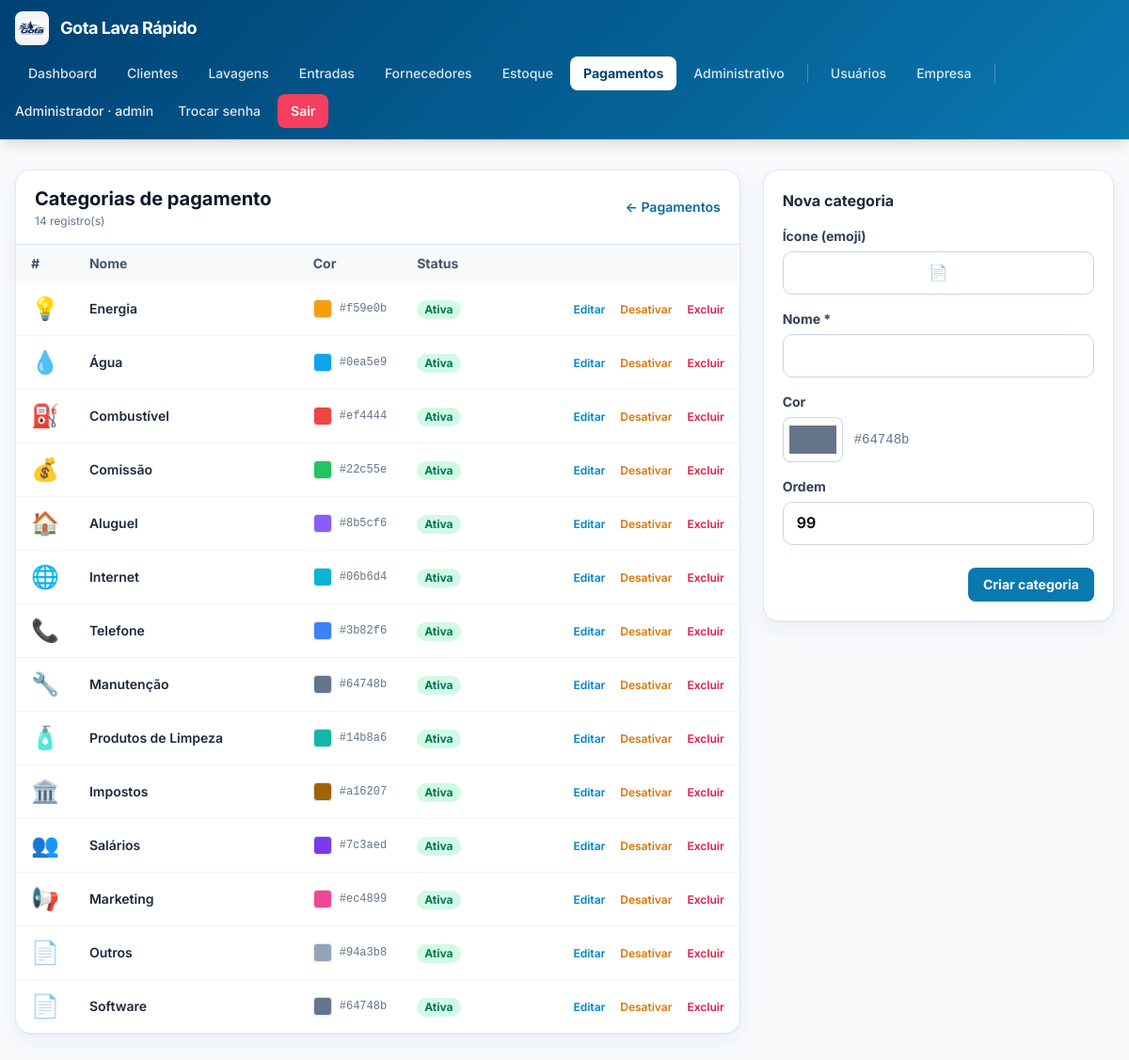
The app's page /categorias_pagamento.php (signed in), older data.
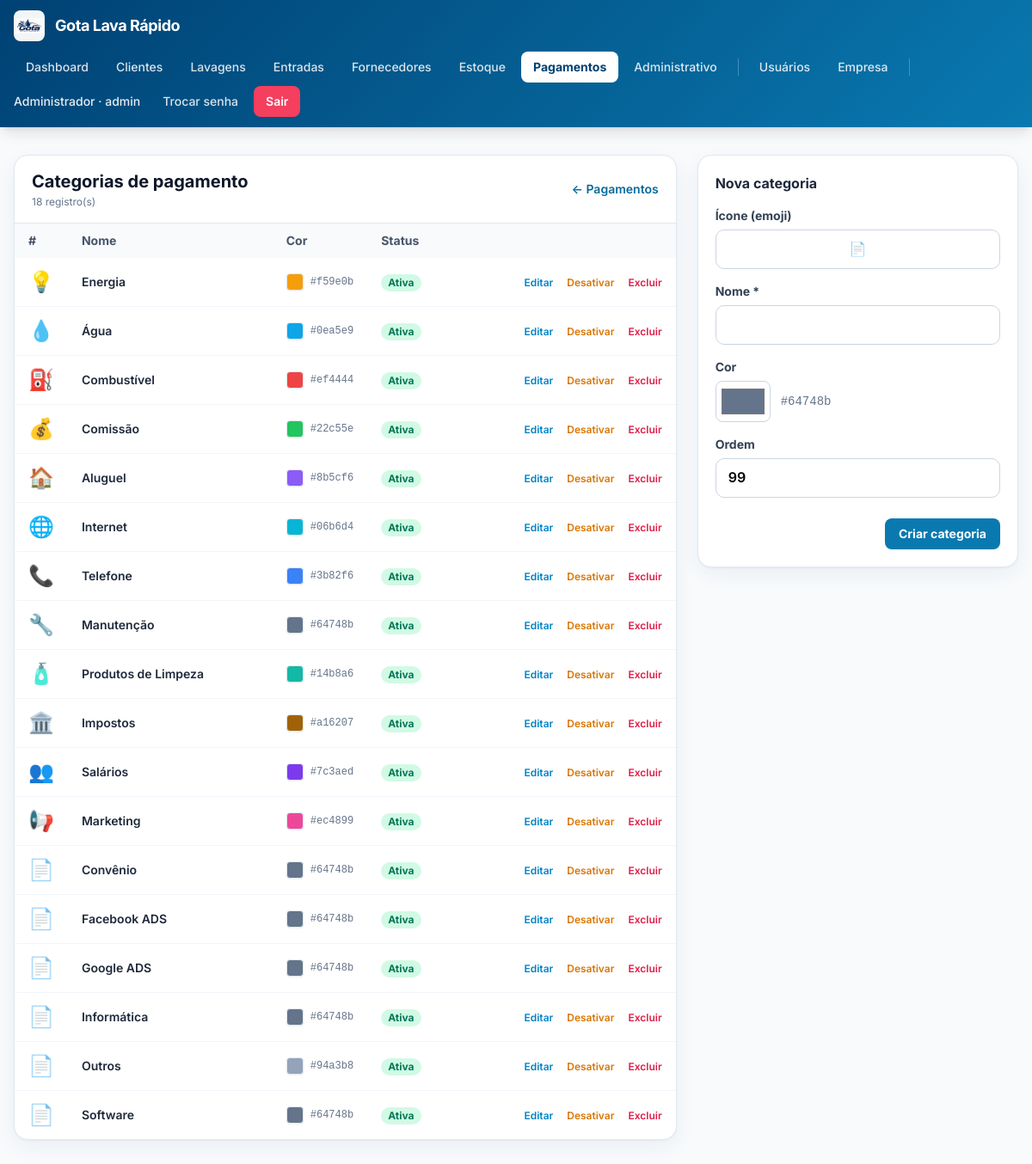
The same page, newer data.
### tables this page shows
CREATE TABLE categorias_pagamento (
            id INTEGER PRIMARY KEY AUTOINCREMENT,
            nome TEXT NOT NULL UNIQUE,
            cor TEXT NOT NULL DEFAULT '#64748b',
            icone TEXT NOT NULL DEFAULT '📄',
            ativo INTEGER NOT NULL DEFAULT 1,
            ordem INTEGER NOT NULL DEFAULT 0,
            criado_em TEXT NOT NULL DEFAULT (datetime('now','localtime'))
        );

### functions.php (called while the page is built, shortened)
<?php
function e(?string $s): string {
    return htmlspecialchars((string)$s, ENT_QUOTES, 'UTF-8');
}
function ensure_pagamentos(): void {
    static $ok = false;
    if ($ok) return;
    $ok = true;
}
function listar_categorias_pagamento(bool $somenteAtivas = false): array {
    $sql = 'SELECT * FROM categorias_pagamento';
    $sql .= ' ORDER BY ativo DESC, ordem, nome COLLATE NOCASE';
    return db()->query($sql)->fetchAll();
}

### config.php (called while the page is built, shortened)
<?php
function db(): PDO {
    static $pdo = null;
    if ($pdo === null) {
        $pdo = new PDO('sqlite:' . DB_PATH, null, null, [
            PDO::ATTR_ERRMODE            => PDO::ERRMODE_EXCEPTION,
            PDO::ATTR_DEFAULT_FETCH_MODE => PDO::FETCH_ASSOC,
        ]);
        $pdo->exec('PRAGMA foreign_keys = ON');
        $pdo->exec('PRAGMA journal_mode = WAL');
    }
    return $pdo;
}
require_once APP_ROOT . '/functions.php';

### categorias_pagamento.php (the view, shortened to what the changed rows need)
<?php
require_once __DIR__ . '/config.php';
$editando = null;
require __DIR__ . '/header.php';
$categorias = listar_categorias_pagamento();
?>
<div class="grid gap-6 lg:grid-cols-3">
  <div class="lg:col-span-2 bg-white rounded-2xl shadow-card border border-slate-200 overflow-hidden h-fit">
    <div class="px-5 py-4 border-b border-slate-200 flex items-center justify-between">
      <div>
        <h1 class="text-xl font-bold text-slate-900">Categorias de pagamento</h1>
        <p class="text-xs text-slate-500 mt-0.5"><?= count($categorias) ?> registro(s)</p>
      </div>
    </div>
    <div class="overflow-x-auto">
      <table class="min-w-full text-sm">
        <thead class="bg-slate-50 text-slate-600">
          <tr>
            <th class="text-left px-4 py-2.5 font-bold w-12">#</th>
            <th class="text-left px-4 py-2.5 font-bold">Nome</th>
            <th class="text-left px-4 py-2.5 font-bold w-24">Cor</th>
            <th class="text-left px-4 py-2.5 font-bold w-24">Status</th>
            <th class="px-4 py-2.5"></th>
          </tr>
        </thead>
        <tbody class="divide-y divide-slate-100">
        <?php foreach ($categorias as $c): ?>
          <tr class="hover:bg-slate-50 transition">
            <td class="px-4 py-3 text-2xl"><?= e($c['icone']) ?></td>
            <td class="px-4 py-3 font-semibold text-slate-800"><?= e($c['nome']) ?></td>
            <td class="px-4 py-3">
              <div class="flex items-center gap-2">
                <span class="inline-block w-5 h-5 rounded shadow-sm border border-slate-200" style="background: <?= e($c['cor']) ?>"></span>
                <span class="text-xs text-slate-500 font-mono"><?= e($c['cor']) ?></span>
              </div>
            </td>
            <td class="px-4 py-3">
              <?php if ($c['ativo']): ?>
                <span class="inline-block text-xs px-2 py-0.5 rounded-full bg-emerald-100 text-emerald-700 font-bold">Ativa</span>
              <?php else: ?>
                <span class="inline-block text-xs px-2 py-0.5 rounded-full bg-slate-200 text-slate-700 font-bold">Inativa</span>
              <?php endif; ?>
            </td>
            <td class="px-4 py-3 text-right whitespace-nowrap">
              <a href="categorias_pagamento.php?edit=<?= (int)$c['id'] ?>#form"
                 class="text-sky-600 hover:underline text-xs font-semibold mr-3">Editar</a>
              <form method="post" class="inline">
                <button class="text-xs <?= $c['ativo'] ? 'text-amber-600' : 'text-emerald-600' ?> hover:underline font-semibold mr-3">
                  <?= $c['ativo'] ? 'Desativar' : 'Ativar' ?>
                </button>
              </form>
              <form method="post" class="inline"
                    onsubmit="return confirm('Excluir a categoria <?= e(addslashes($c['nome'])) ?>?');">
                <button class="text-rose-600 hover:underline text-xs font-semibold">Excluir</button>
              </form>
            </td>
          </tr>
        <?php endforeach; ?>
        </tbody>
      </table>
    </div>
  </div>
  <div class="bg-white rounded-2xl shadow-card border border-slate-200 p-5 h-fit" id="form">
    <h2 class="font-bold text-slate-800 mb-4"><?= $editando ? 'Editar categoria' : 'Nova categoria' ?></h2>
  </div>
</div>
<?php require __DIR__ . '/footer.php'; ?>

Row changes from the older to the newer data that the page shows:
added categorias_pagamento: icone "📄", nome "Convênio", cor "#64748b", ativo "Ativa"
added categorias_pagamento: icone "📄", nome "Facebook ADS", cor "#64748b", ativo "Ativa"
added categorias_pagamento: icone "📄", nome "Google ADS", cor "#64748b", ativo "Ativa"
added categorias_pagamento: icone "📄", nome "Informática", cor "#64748b", ativo "Ativa"
Text that changed along with them:
count($categorias): "14" → "18"
